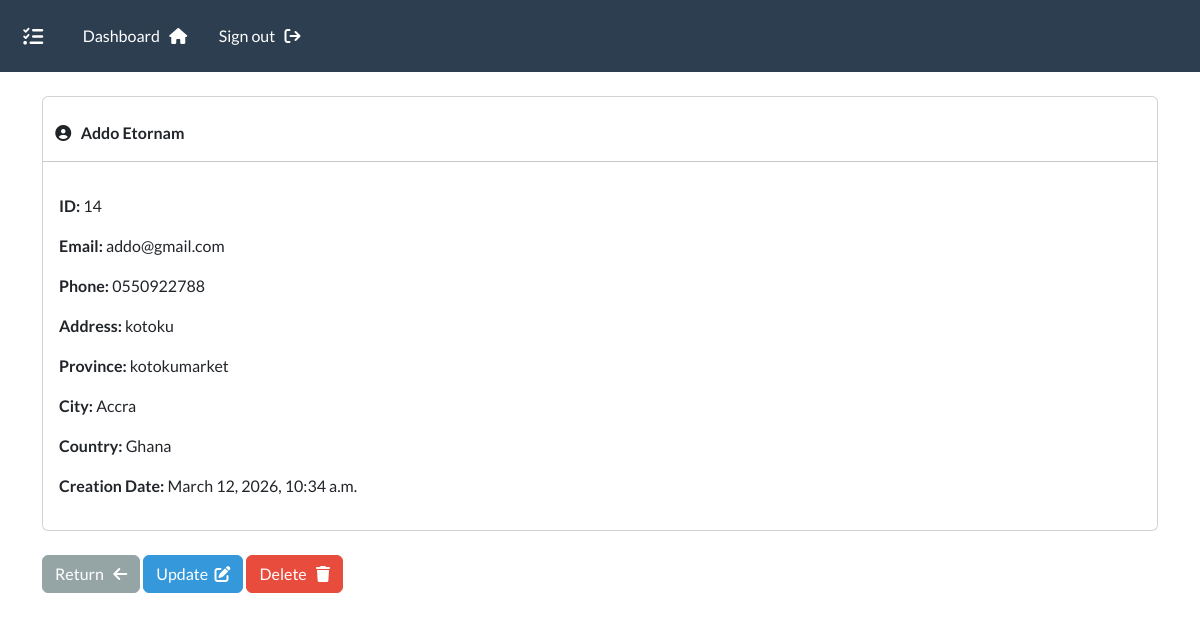
/view-record/14 (signed in), run on the app's committed database.
### webapp/models.py (models this page shows, shortened)
class Records(models.Model):
    creation_date = models.DateTimeField(auto_now_add=True)
    first_name = models.CharField(max_length=100)
    last_name = models.CharField(max_length=100)
    email = models.CharField(max_length=100)
    phone = models.CharField(max_length=100)
    adress = models.CharField(max_length=100)
    province = models.CharField(max_length=100)
    city = models.CharField(max_length=100)
    country = models.CharField(max_length=100)

### webapp/views.py (the view)
# urls.py: path('view-record/<int:pk>',views.view_record, name='view-record'),
@login_required(login_url="my-login")
def view_record(request, pk):
    all_records = Records.objects.get(id=pk)
    context = {"record": all_records}
    return render(request, 'webapp/view-record.html', context)

### webapp/templates/webapp/view-record.html (shortened to what this page needs)
{% extends "webapp/layout.html" %}
{% block content %}
    <div class="card">
        <strong>
            <i class="fa-solid fa-circle-user"></i>
             {{record.last_name}} {{record.first_name}}
        </strong>
        <hr>
        <div class="card-body">
            <p><strong>ID:</strong> {{record.id}}</p>
            <p><strong>Email:</strong> {{record.email}}</p>
            <p><strong>Phone:</strong> {{record.phone}}</p>
            <p><strong>Address:</strong> {{record.adress}}</p>
            <p><strong>Province:</strong> {{record.province}}</p>
            <p><strong>City:</strong> {{record.city}}</p>
            <p><strong>Country:</strong> {{record.country}}</p>
            <p><strong>Creation Date:</strong> {{record.creation_date}}</p>
        </div>
    </div>
    <br>
    <a class='btn btn-secondary' href="{% url "dashboard" %}">Return &nbsp; <i class="fa-solid fa-arrow-left"></i> </a>
    <a class='btn btn-info' href="{% url "update-record" record.id %}" >Update &nbsp;<i class="fa-solid fa-pen-to-square"></i></a>
    <a class='btn btn-danger' href="{% url "delete-record" record.id %}">Delete &nbsp; <i class="fa-solid fa-trash"></i></a>
{% endblock  %}

### data on the page
Records: last_name "Addo", first_name "Etornam", id "14", email "addo@gmail.com", phone "0550922788", adress "kotoku", province "kotokumarket", city "Accra", country "Ghana", creation_date "March 12, 2026, 10:34 a.m."
